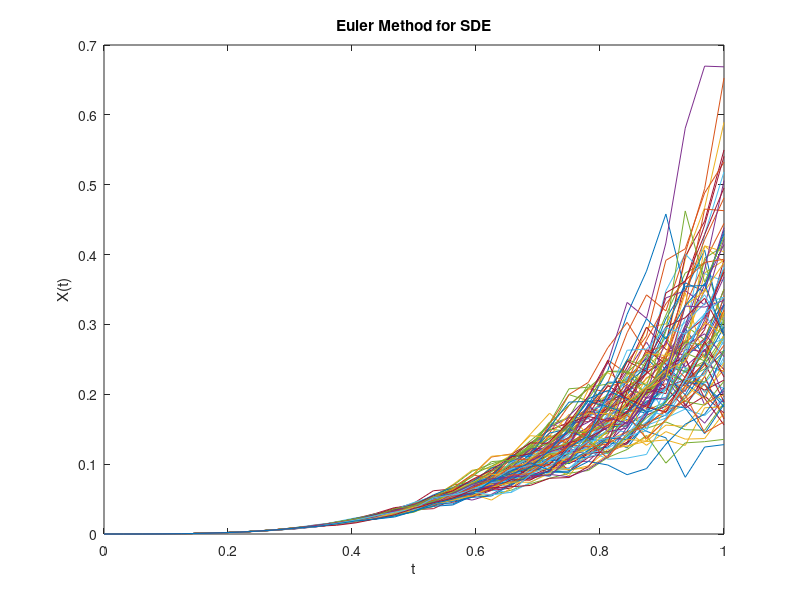

MATLAB code to generate this figure:
clc;
clear;
T = 1;                  
N = 2^5;                
dt = T / N;             
t = 0:dt:T;              

X = zeros(1, N+1);       
X(1) = 0;                

sx = zeros(1, N+1);
sx(1) = X(1);
MC = 100;
for j = 2:MC
    for i = 2:N+1
        dW = sqrt(dt) * randn;  
        f = X(i-1)^2 + t(i-1)^2;  
        sigma = t(i-1) * X(i-1);  
        X(i) = X(i-1) + f * dt + sigma * dW;
        sx(i) = sx(i-1) + X(i);
    end

plot(t, X);
hold on
end
hold off
xlabel('t');
ylabel('X(t)');
title('Euler Method for SDE');

